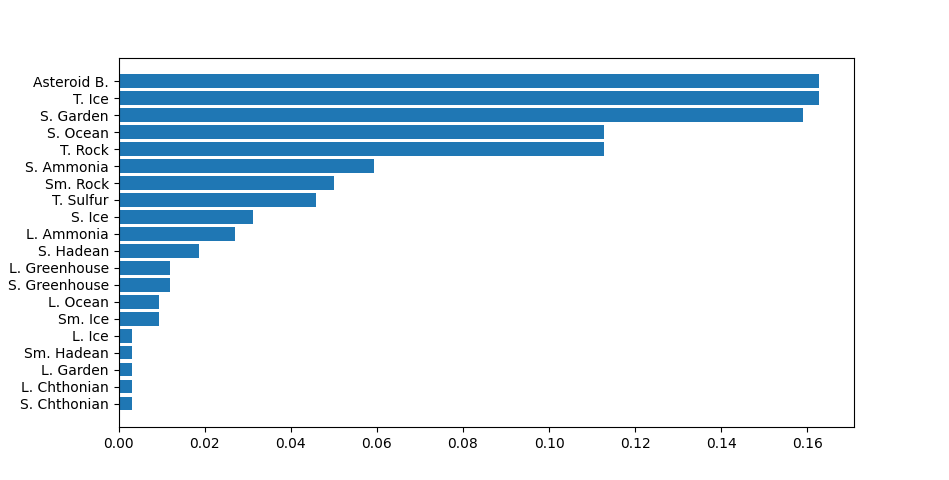

Python code for this plot:
# -*- coding: utf-8 -*-

import numpy as np
import matplotlib.pyplot as plt
import seaborn as sns

d = {'T. Sulfur': 0.0457488,
     'T. Ice': 0.16274024,
     'T. Rock': 0.11266216,
     'Sm. Hadean': 0.00312988,
     'Sm. Ice': 0.00938964,
     'Sm. Rock': 0.05007808,
     'S. Chthonian': 0.00300024,
     'S. Greenhouse': 0.01200096,
     'S. Ammonia': 0.05924988,
     'S. Hadean': 0.01877928,
     'S. Ice': 0.0312988,
     'S. Ocean': 0.11266216,
     'S. Garden': 0.15899976,
     'L. Chthonian': 0.00300024,
     'L. Greenhouse': 0.01200096,
     'L. Ammonia': 0.02699892,
     'L. Ice': 0.00312988,
     'L. Garden': 0.00300024,
     'L. Ocean': 0.00938964,
     'Asteroid B.': 0.16274024}

d = {k: v for k, v in sorted(d.items(), key= lambda item: item[1])}
"""colors = ['tab:green' if k in ['Large (Ocean)', 'Large (Garden)',
                               'Standard (Garden)', 'Standard (Ocean)'] else
          'tab:blue' for k in d.keys()]"""
y_pos = np.arange(len(d))
plt.barh(y_pos, d.values())
plt.yticks(y_pos, d.keys())
plt.show()
